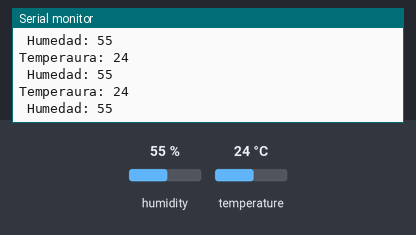
A sketch run on a simulated Arduino Uno, built with avr-gcc and run on an emulated ATmega328P. Parts: the last lines printed to the serial monitor. Inputs (shaded band) come from the test bench; at power-on: humidity 55 %, temperature 24 °C.

Above: at 2.8 s.
2.9 s: humidity set to 22 %
At 4.38 s:
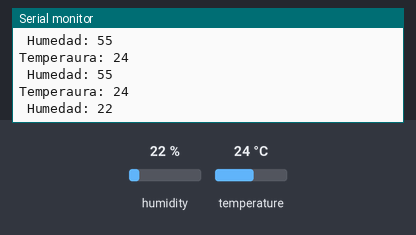
5.6 s: temperature set to 12 °C
At 6.0 s:
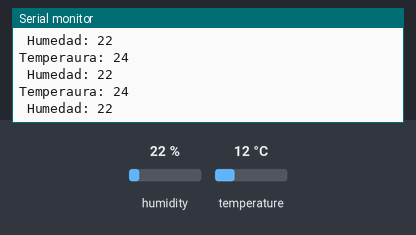
8.3 s: humidity set to 40 %
At 8.43 s:
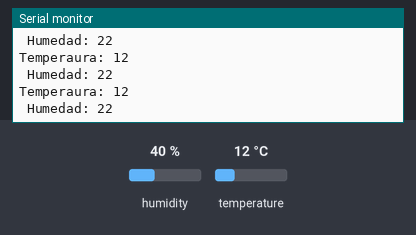
Timing chart, 0 to 11.3 s (numbered marks = the images above; inputs shaded):
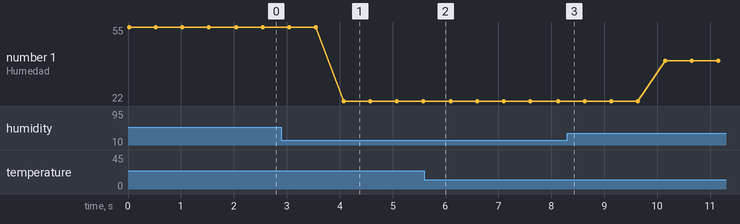

The sketch:

PruebasTemperatura.ino
```cpp
#include <DHT.h>
#include <DHT_U.h>

int sensor = 2;
int temperatura;
int humedad;

DHT dht(sensor, DHT11);

void setup() {
  Serial.begin(115200);
  dht.begin();

}

void loop() {
  temperatura = dht.readTemperature();
  humedad = dht.readHumidity();
  Serial.print("Temperaura: ");
  Serial.println(temperatura);
  Serial.print(" Humedad: ");
  Serial.println(humedad);
  delay(500);


}
```

Measured:
- after the input at 2.9 s, the serial monitor: prints a new line after 1.2 s (image 1)
- plotted number 1: 55 → 22 after the input at 2.9 s, 22 → 40 after the input at 8.3 s
